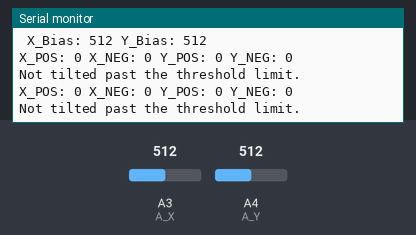
Recording of a sketch running on a simulated Arduino Uno, built with avr-gcc and run on an emulated ATmega328P. Parts: the last lines printed to the serial monitor. The test bench sets the inputs (shaded band); at power-on: A3 (A_X) = 512, A4 (A_Y) = 512.

Above: at 1.4 s.
1.5 s: A3 (A_X) set to 544
At 3.0 s:
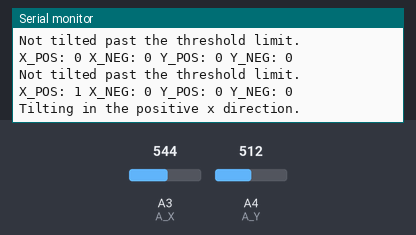
4.5 s: A4 (A_Y) set to 536
At 5.8 s:
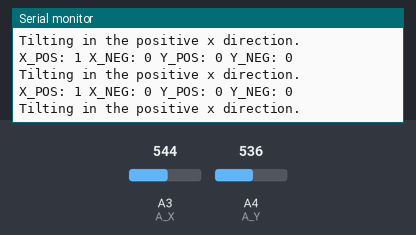
6.0 s: A4 (A_Y) set to 563
At 7.1 s:
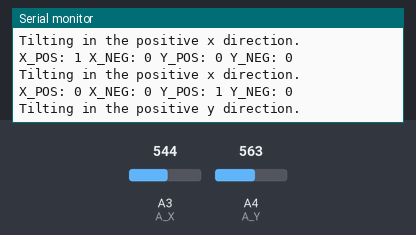
8.8 s: A3 (A_X) set to 477
At 9.9 s:
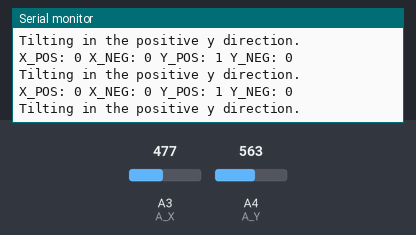
10.3 s: A3 (A_X) set to 443
At 11.0 s:
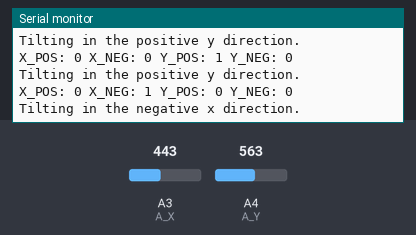

The sketch:

accelerometer_Retrurn_Bool_Direction.ino
```cpp
/*The motion of the gamepad is only dependent on two dimensions so using the third dimension 'z' would be redundant.
The computation time of this function can be reduced by ~ 33% when neglecting the third dimension
and since this is a function that will be called continually, the total computation time of our program will be reduced
significantly. One additional point is that we only have two available analog ports left for use that I'm aware of on our arduino
and I'm not really sure how we could free up another analog port.
The function will be most efficient if we do not pass a return value, but instead mutate a global variable in the call function.
I don't think it would be wise to make the function have a return parameter because this would mean initializing a variable every
time the function is called. Since the function is being called all the time, we can lower our computation time for the program as
a whole.
Lastly, the global variable type I feel we should use is Boolean because for all practical purposes, our game only cares if the gamepad
has been tilted beyond a certain threshold. This means that the computation of whether or not the gamepad is being tilted will occur
in the tiltDirection() function.*/

#include<math.h>
#include<stdio.h>
#define A_X  3 //or whatever port the x dimension is hooked up to
#define A_Y  4 //or whatever port the y dimension is hooked up to

/*Add these global variables to the main code. */
int x_val=0,y_val=0,x_bias,y_bias,tiltLimit=20; //Tilt limit is arbitrary and can be changed to whatever threshold we think is best
bool x_neg=0,x_pos=0,y_neg=0,y_pos=0;

/*Add this stuff in the setup code to the main setup code. We can hard code the bias values once the casing
has been constructed and the acceleromter has been secured to the gamepad. For now we need all this setup
code for testing purposes.*/

void setup() {

  pinMode(A_X,INPUT);

  pinMode(A_Y,INPUT);

  Serial.begin(9600);

  for (int i=0;i<50;i++){     // We take 50 readings and find the average bias value from them
    x_val+=analogRead(A_X);delay(2);    //Delay of 2 milli because of potential noise issues from readings
    y_val+=analogRead(A_Y);delay(2);    //Same reason
  }
  x_bias = x_val/50;

  Serial.print(" X_Bias: ");
  Serial.print(x_bias);

  y_bias = y_val/50;

  Serial.print(" Y_Bias: ");
  Serial.print(y_bias);
  Serial.print("\n");

  x_val = 0;
  y_val = 0;
}

void loop(){
  tiltDirection();
  Serial.print("X_POS: ");
  Serial.print(x_pos);
  Serial.print(" X_NEG: ");
  Serial.print(x_neg);
  Serial.print(" Y_POS: ");
  Serial.print(y_pos);
  Serial.print(" Y_NEG: ");
  Serial.print(y_neg);
  Serial.print("\n");
  if(x_pos==true && x_neg==false && y_pos==false && y_neg==false){
    Serial.print("Tilting in the positive x direction.\n");
  }
  else if(x_pos==false && x_neg==true && y_pos==false && y_neg==false){
    Serial.print("Tilting in the negative x direction.\n");
  }
  else if(x_pos==false && x_neg==false && y_pos==true && y_neg==false){
    Serial.print("Tilting in the positive y direction.\n");
  }
  else if(x_pos==false && x_neg==false && y_pos==false && y_neg==true){
    Serial.print("Tilting in the negative y direction.\n");
  }
  else if(x_pos==false && x_neg==false && y_pos==false && y_neg==false){
    Serial.print("Not tilted past the threshold limit.\n");
  }
  else{
    Serial.print("Error!!!\n");
  }
  delay(1000);
}

void tiltDirection() {
    x_val = analogRead(A_X);delay(2); //Delayed by 2 milli in case of noise disturbance
    y_val = analogRead(A_Y);

    if(abs(x_val-x_bias) >= abs(y_val-y_bias)){ //If it's tilting more in the x direction than the y direction or if it's tilted equally in both directions (perfectly diagonal)
      y_neg=0;
      y_pos=0;
      if(x_val-x_bias > tiltLimit){
        x_neg=0;
        x_pos=1;
      }
      else if(x_val-x_bias < (-1)*tiltLimit){
        x_pos=0;
        x_neg=1;
      }
      else{
        x_pos=0;
        x_neg=0;
      }
    }
    else if(abs(y_val-y_bias) > abs(x_val-x_bias)){   //If it's tilting more in the y direction than the x direction
      x_neg=0;
      x_pos=0;

      if(y_val-y_bias > tiltLimit){
        y_neg=0;
        y_pos=1;
      }
      else if(y_val-y_bias < (-1)*tiltLimit){
        y_pos=0;
        y_neg=1;
      }
      else{
        y_pos=0;
        y_neg=0;
      }
    }
}
```

Measured:
- the behaviour switches between 532 and 533 on A3 (A_X) (found by bisection; images 0 and 1)
- the behaviour switches between 544 and 545 on A4 (A_Y) (found by bisection; images 2 and 3)
- the behaviour switches between 462 and 461 on A3 (A_X) (found by bisection; images 4 and 5)
- after the input at 1.5 s, the serial monitor: prints a new line after 0.76 s (image 1)
- after the input at 6.0 s, the serial monitor: prints a new line after 0.30 s (image 3)
- after the input at 10.3 s, the serial monitor: prints a new line at once (image 5)
